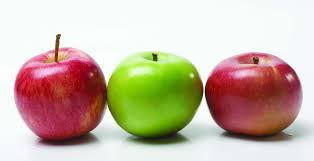
#> input picture OYG1S1/goruntu_isleme/bolum2/elmalar3.jpg, 314 x 161 px, given in place of sudoku.jpg, which was not available
$ python gauss_filter.py
#> lines starting #> are read from the running program, lines starting #| are printed output that depends on the picture; pictures that were not available may be replaced by others from this repository, and a replacement may not be noted
import cv2
import numpy as np
import os

yol=os.path.join(os.getcwd(),"goruntu_isleme","bolum2","sudoku.jpg")
yol2=os.path.join(os.getcwd(),"goruntu_isleme","bolum2","salt-pepper.jpg")
img=cv2.imread(yol)
#> img is the input picture: shape (161, 314, 3); mean B, G, R 166.7, 183.5, 200.6
img2=cv2.imread(yol2)
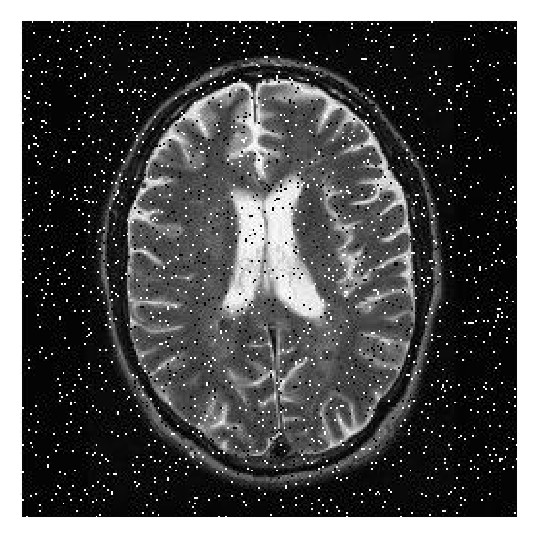
#> input picture OYG1S1/goruntu_isleme/bolum2/salt-pepper.jpg, 537 x 537 px, found by its file name
#> img2 is the input picture: shape (537, 537, 3); min 0, max 255, mean 82.8

img_gauss=cv2.GaussianBlur(img,(15,15),0)
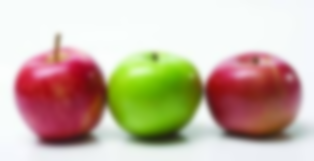
#> img_gauss: shape (161, 314, 3); mean B, G, R 166.7, 183.5, 200.6
beyin_gauss=cv2.GaussianBlur(img2,(5,5),0)
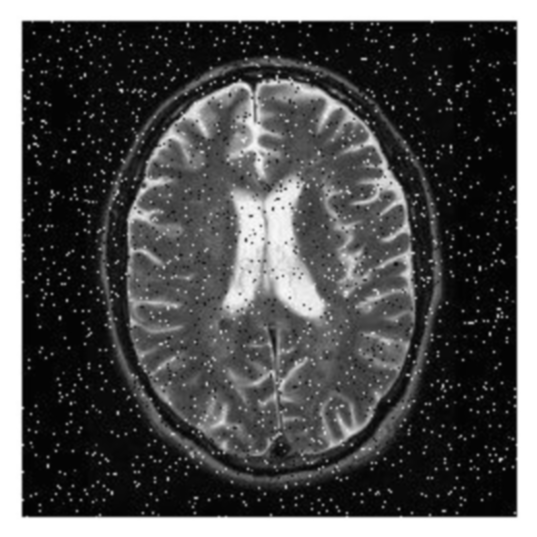
#> beyin_gauss: shape (537, 537, 3); min 1, max 255, mean 82.8

#gösterimler
cv2.imshow("orijinal",img)
cv2.imshow("img_gauss",img_gauss)
cv2.imshow("beyin_gauss",beyin_gauss)
cv2.waitKey(0)
cv2.destroyAllWindows()
